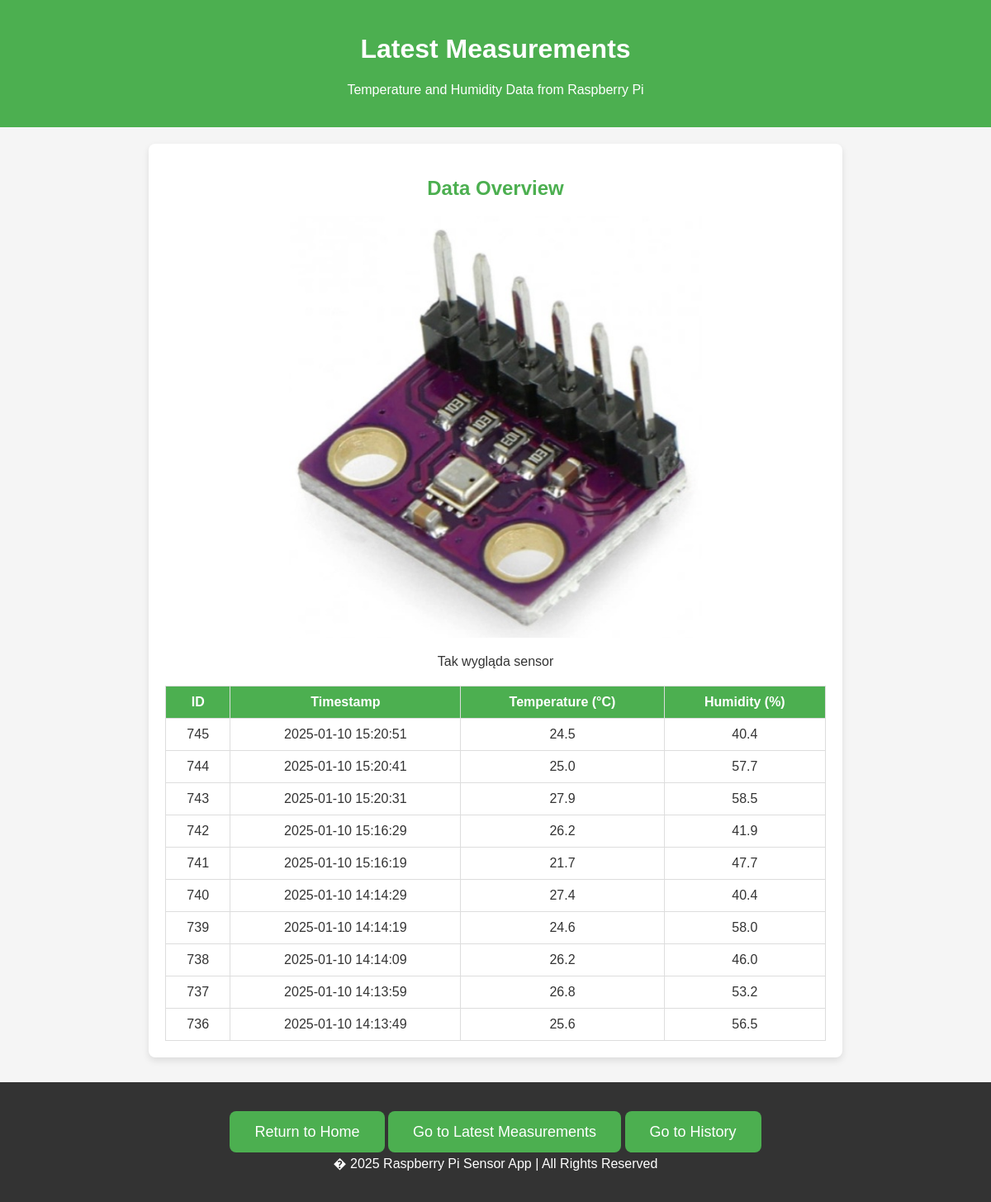
Page /measurements_page on the earlier database version.
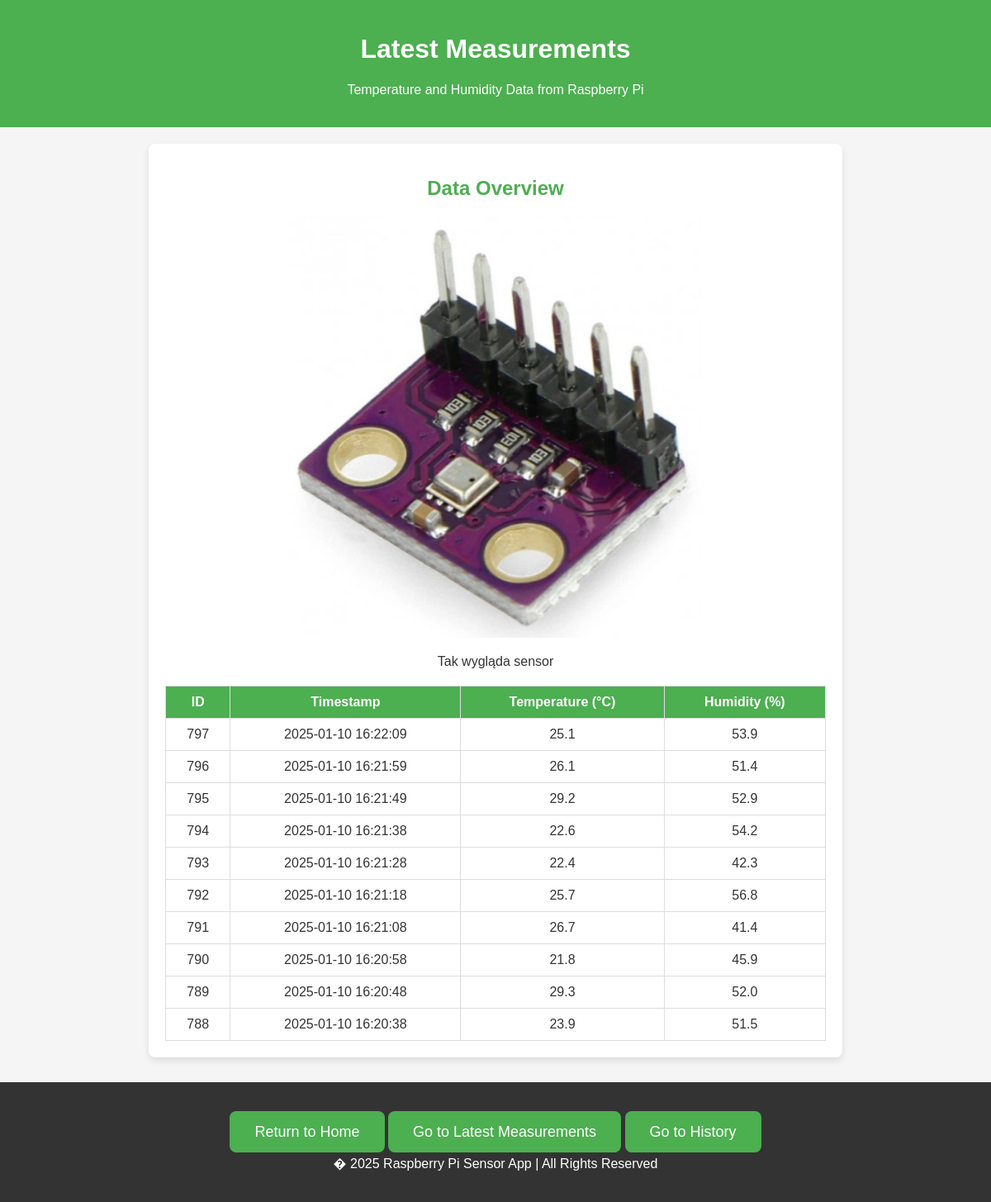
Same page on the later database version.
### tables this page shows
CREATE TABLE weather_control (
            id INTEGER PRIMARY KEY AUTOINCREMENT,
            timestamp DATETIME DEFAULT CURRENT_TIMESTAMP,
            temperature REAL,
            humidity REAL
        );

### app.py (the view)
@app.route('/measurements_page')
def measurements_page():
    conn = sqlite3.connect(db_path)
    cursor = conn.cursor()
    cursor.execute("""SELECT * FROM weather_control
                   ORDER BY timestamp DESC LIMIT 10""")
    measurements = cursor.fetchall()
    conn.close()
    return render_template('measurements.html', measurements=measurements)

### templates/measurements.html (shortened to what this page needs)
<!DOCTYPE html>
<html lang="en">
<head>
    <link rel="stylesheet" href="static/css/index.css">
</head>
<body>
    <header>
        <h1 class="welcome-msg">Latest Measurements</h1>
        <p>Temperature and Humidity Data from Raspberry Pi</p>
    </header>
    <div class="container">
        <h2>Data Overview</h2>
        <div class="image-container">
            <img src="static/images/weather.jpg" alt="Weather detector" class="resized-image">
            <p>Tak wygląda sensor</p>
        </div>
        <table>
            <thead>
                <tr>
                    <th>ID</th>
                    <th>Timestamp</th>
                    <th>Temperature (&deg;C)</th>
                    <th>Humidity (%)</th>
                </tr>
            </thead>
            <tbody>
                {% for measurement in measurements %}
                    <tr>
                        <td>{{ measurement[0] }}</td>
                        <td>{{ measurement[1] }}</td>
                        <td>{{ measurement[2] }}</td>
                        <td>{{ measurement[3] }}</td>
                    </tr>
                {% endfor %}
            </tbody>
        </table>
    </div>
    <footer>
        <div class="cta">
            <a href="/" class="button">Return to Home</a>
            <a href="/measurements_page" class="button">Go to Latest Measurements</a>
            <a href="/history_page" class="button">Go to History</a>
        </div>
        <p>� 2025 Raspberry Pi Sensor App | All Rights Reserved</p>
    </footer>
</body>
</html>

Differences in the rows shown:
no longer on this page (row unchanged): weather_control: id "745", timestamp "2025-01-10 15:20:51", temperature "24.5", humidity "40.4"
no longer on this page (row unchanged): weather_control: id "744", timestamp "2025-01-10 15:20:41", temperature "25.0", humidity "57.7"
no longer on this page (row unchanged): weather_control: id "743", timestamp "2025-01-10 15:20:31", temperature "27.9", humidity "58.5"
no longer on this page (row unchanged): weather_control: id "742", timestamp "2025-01-10 15:16:29", temperature "26.2", humidity "41.9"
no longer on this page (row unchanged): weather_control: id "741", timestamp "2025-01-10 15:16:19", temperature "21.7", humidity "47.7"
no longer on this page (row unchanged): weather_control: id "740", timestamp "2025-01-10 14:14:29", temperature "27.4", humidity "40.4"
no longer on this page (row unchanged): weather_control: id "739", timestamp "2025-01-10 14:14:19", temperature "24.6", humidity "58.0"
no longer on this page (row unchanged): weather_control: id "738", timestamp "2025-01-10 14:14:09", temperature "26.2", humidity "46.0"
no longer on this page (row unchanged): weather_control: id "737", timestamp "2025-01-10 14:13:59", temperature "26.8", humidity "53.2"
no longer on this page (row unchanged): weather_control: id "736", timestamp "2025-01-10 14:13:49", temperature "25.6", humidity "56.5"
added weather_control: id "797", timestamp "2025-01-10 16:22:09", temperature "25.1", humidity "53.9"
added weather_control: id "796", timestamp "2025-01-10 16:21:59", temperature "26.1", humidity "51.4"
added weather_control: id "795", timestamp "2025-01-10 16:21:49", temperature "29.2", humidity "52.9"
added weather_control: id "794", timestamp "2025-01-10 16:21:38", temperature "22.6", humidity "54.2"
added weather_control: id "793", timestamp "2025-01-10 16:21:28", temperature "22.4", humidity "42.3"
added weather_control: id "792", timestamp "2025-01-10 16:21:18", temperature "25.7", humidity "56.8"
added weather_control: id "791", timestamp "2025-01-10 16:21:08", temperature "26.7", humidity "41.4"
added weather_control: id "790", timestamp "2025-01-10 16:20:58", temperature "21.8", humidity "45.9"
added weather_control: id "789", timestamp "2025-01-10 16:20:48", temperature "29.3", humidity "52.0"
added weather_control: id "788", timestamp "2025-01-10 16:20:38", temperature "23.9", humidity "51.5"
